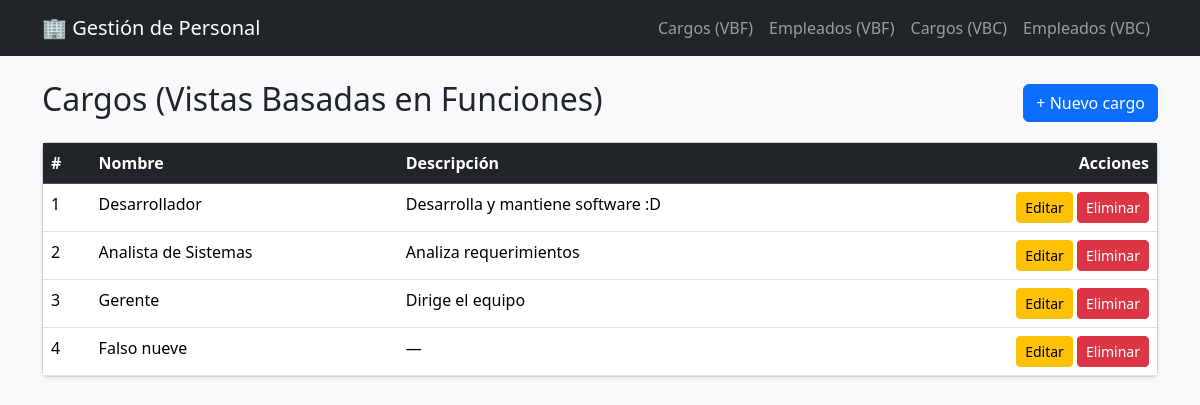
The app's page /fbv/cargos/ with its own data.
### gestion/models.py (models this page shows, shortened)
class Cargo(models.Model):
    nombre = models.CharField(max_length=100)
    descripcion = models.CharField(max_length=200, blank=True, null=True)

### gestion/views.py (the view)
# urls.py: path('fbv/cargos/', views.cargo_lista_fbv, name='cargo_lista_fbv'),
def cargo_lista_fbv(request):
    cargos = Cargo.objects.all()
    return render(request, 'gestion/cargo_list.html', {
        'cargos': cargos,
        'titulo': 'Cargos (Vistas Basadas en Funciones)',
        'url_crear': 'gestion:cargo_crear_fbv',
        'url_editar': 'gestion:cargo_editar_fbv',
        'url_eliminar': 'gestion:cargo_eliminar_fbv',
    })

### gestion/templates/gestion/cargo_list.html
{% extends 'base.html' %}
{% block content %}
<div class="d-flex justify-content-between align-items-center mb-3">
    <h2>{{ titulo }}</h2>
    <a href="{% url url_crear %}" class="btn btn-primary">+ Nuevo cargo</a>
</div>
<div class="card shadow-sm">
    <table class="table table-hover mb-0">
        <thead class="table-dark">
            <tr>
                <th>#</th>
                <th>Nombre</th>
                <th>Descripción</th>
                <th class="text-end">Acciones</th>
            </tr>
        </thead>
        <tbody>
            {% for cargo in cargos %}
            <tr>
                <td>{{ cargo.id }}</td>
                <td>{{ cargo.nombre }}</td>
                <td>{{ cargo.descripcion|default:"—" }}</td>
                <td class="text-end">
                    <a href="{% url url_editar cargo.pk %}" class="btn btn-sm btn-warning">Editar</a>
                    <a href="{% url url_eliminar cargo.pk %}" class="btn btn-sm btn-danger">Eliminar</a>
                </td>
            </tr>
            {% empty %}
            <tr><td colspan="4" class="text-center text-muted py-4">No hay cargos registrados.</td></tr>
            {% endfor %}
        </tbody>
    </table>
</div>
{% endblock %}

### records on screen
Cargo: id "1", nombre "Desarrollador", descripcion "Desarrolla y mantiene software :D"
Cargo: id "2", nombre "Analista de Sistemas", descripcion "Analiza requerimientos"
Cargo: id "3", nombre "Gerente", descripcion "Dirige el equipo"
Cargo: id "4", nombre "Falso nueve", descripcion "—"

### other values on screen
{{ titulo }} "Cargos (Vistas Basadas en Funciones)"
